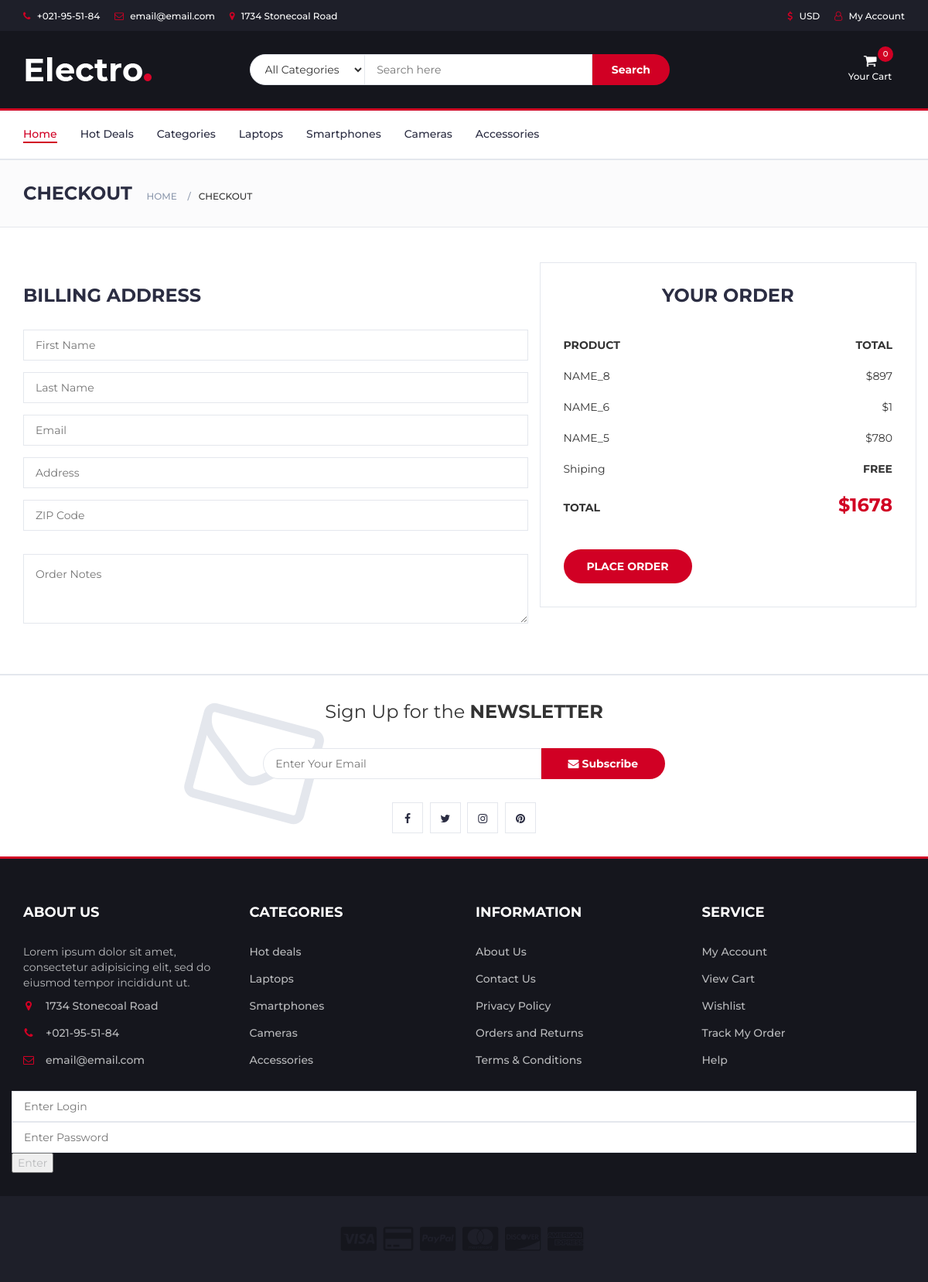
The page /checkout/ (signed in) on the database as committed earlier.
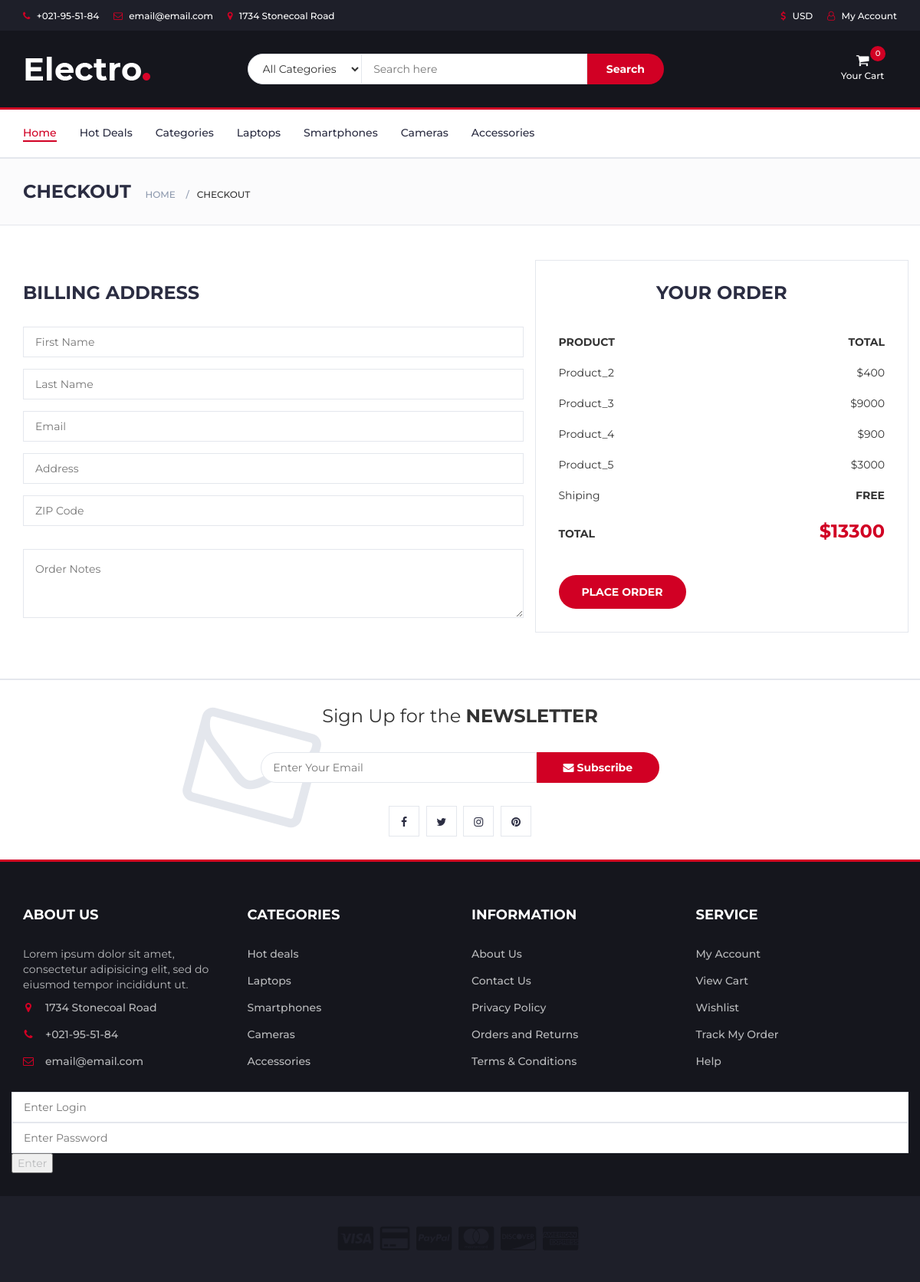
The same page on the database as committed later.
### lucas/models.py (models this page shows, shortened)
class Cart(models.Model):
    product = models.ForeignKey(Product, related_name='carts', on_delete=models.CASCADE)
    profile = models.ForeignKey(Profile, on_delete=models.CASCADE)
    count = models.IntegerField()

class Product(models.Model):
    path_img = models.ImageField(upload_to='static/img/')
    name = models.CharField(max_length=250)
    price = models.IntegerField()
    old_price = models.IntegerField()
    news = models.BooleanField(default=False)
    category = models.ForeignKey(Category, on_delete=models.CASCADE)
    captions = models.CharField(max_length=500, default="")

### lucas/views.py (the view)
# urls.py: path('checkout/', CheckoutView.as_view()),
class CheckoutView(TemplateView):
    template_name = 'checkout.html'
    def get_context_data(self, **kwargs):
        context = super().get_context_data(**kwargs)
        context['carts'] = Cart.objects.all().filter(profile_id=self.request.user.id)
        context['price'] = Cart.objects.all().filter(profile_id=self.request.user.id).aggregate(Sum('product__price'))
        return context

### templates/checkout.html (shortened to what the changed rows need)
{% extends 'base.html' %}
{% block content %}
<div class="section">
    <div class="container">
        <div class="row">
            <div class="col-md-5 order-details">
                <form onsubmit="orderFunction(event)">
                    <div class="order-summary">
                        <div class="order-products">
                            {% for car in carts %}
                            <div class="order-col">
                                <div>{{ car.product.name }}</div>
                                <div>${{ car.product.price }}</div>
                            </div>
                            {% endfor %}
                        </div>
                        <div class="order-col">
                            <div><strong class="order-total" id="total_sum" data-sum="{{price.product__price__sum}}">${{price.product__price__sum}}</strong></div>
                        </div>
                    </div>
                </form>
            </div>
        </div>
    </div>
</div>
{% endblock %}

Rows that differ between the two databases and show on the page:
removed Cart: product.name "NAME_8", product.price "897"
removed Cart: product.name "NAME_6", product.price "1"
removed Cart: product.name "NAME_5", product.price "780"
added Cart: product.name "Product_2", product.price "400"
added Cart: product.name "Product_3", product.price "9000"
added Cart: product.name "Product_4", product.price "900"
added Cart: product.name "Product_5", product.price "3000"
Other text that changed with them:
{{ price.product__price__sum }}: "1678" → "13300"
